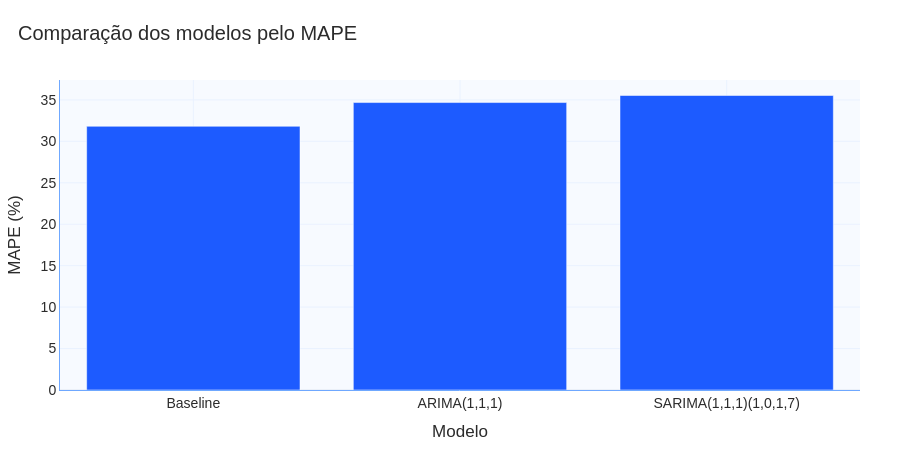

The notebook cell saved with this chart:
### Markdown cell above
### 06.13 Visualizar comparação de MAPE

### Code cell
fig = go.Figure()

fig.add_trace(
    go.Bar(
        x=df_comparacao_modelos["modelo"],
        y=df_comparacao_modelos["MAPE"],
        marker_color=CORES["azul_principal"],
        name="MAPE"
    )
)

fig = aplicar_layout_padrao(
    fig,
    titulo="Comparação dos modelos pelo MAPE",
    altura=450,
    legenda_horizontal=False
)

fig.update_xaxes(title="Modelo")
fig.update_yaxes(title="MAPE (%)")

fig.show()

### Figure 1 — Plotly figure (JSON) as saved in the notebook; plotly's stock layout.template omitted (floating-point values rounded to 4 significant figures)
{"data": [{"marker": {"color": "#1D5BFF"}, "name": "MAPE", "type": "bar", "x": ["Baseline", "ARIMA(1,1,1)", "SARIMA(1,1,1)(1,0,1,7)"], "y": [31.81, 34.68, 35.53]}], "layout": {"colorway": ["#1D5BFF", "#123C8C", "#6FA8FF", "#4C78A8", "#7DA6FF", "#9EC5FF"], "font": {"color": "#2B2B2B", "family": "Arial, sans-serif", "size": 14}, "height": 450, "hovermode": "x unified", "margin": {"b": 60, "l": 60, "r": 40, "t": 80}, "paper_bgcolor": "#FFFFFF", "plot_bgcolor": "#F7FAFF", "title": {"text": "Comparação dos modelos pelo MAPE", "x": 0.02}, "xaxis": {"gridcolor": "#EAF2FF", "linecolor": "#6FA8FF", "showgrid": true, "tickfont": {"color": "#2B2B2B"}, "title": {"text": "Modelo"}}, "yaxis": {"gridcolor": "#EAF2FF", "linecolor": "#6FA8FF", "showgrid": true, "tickfont": {"color": "#2B2B2B"}, "title": {"text": "MAPE (%)"}}}}
